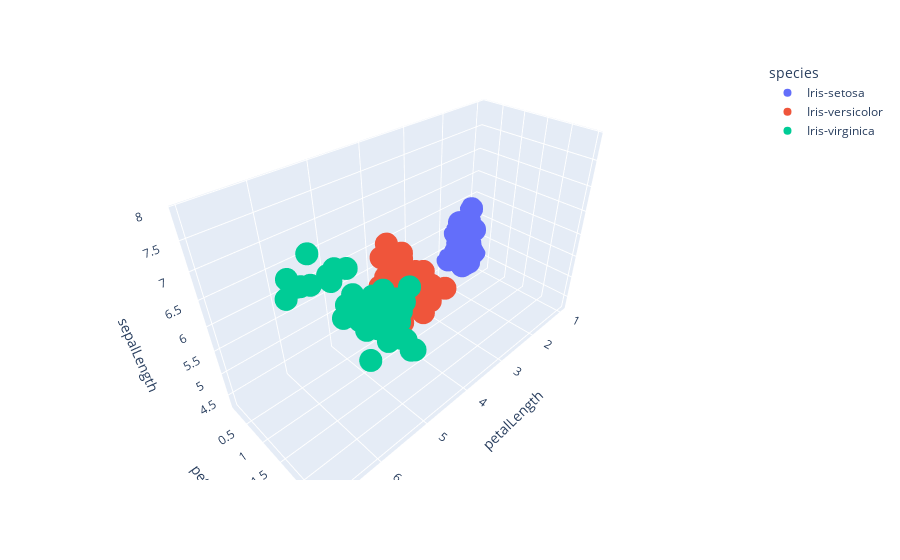

The cell this chart's notebook holds for it:
### Code cell
px.scatter_3d(irisdf,x='petalLength',y='petalWidth',z='sepalLength',color='species')

### Figure 1 — Plotly figure (JSON) as saved in the notebook; plotly's stock layout.template omitted (floating-point values rounded to 4 significant figures)
{"data": [{"hovertemplate": "species=Iris-setosa<br>petalLength=%{x}<br>petalWidth=%{y}<br>sepalLength=%{z}<extra></extra>", "legendgroup": "Iris-setosa", "marker": {"color": "#636efa", "symbol": "circle"}, "mode": "markers", "name": "Iris-setosa", "scene": "scene", "showlegend": true, "type": "scatter3d", "x": [1.4, 1.4, 1.3, 1.5, 1.4, 1.7, 1.4, 1.5, 1.4, 1.5, 1.5, 1.6, 1.4, 1.1, 1.2, 1.5, 1.3, 1.4, 1.7, 1.5, 1.7, 1.5, 1, 1.7, 1.9, 1.6, 1.6, 1.5, 1.4, 1.6, 1.6, 1.5, 1.5, 1.4, 1.5, 1.2, 1.3, 1.5, 1.3, 1.5, 1.3, 1.3, 1.3, 1.6, 1.9, 1.4, 1.6, 1.4, 1.5, 1.4], "y": [0.2, 0.2, 0.2, 0.2, 0.2, 0.4, 0.3, 0.2, 0.2, 0.1, 0.2, 0.2, 0.1, 0.1, 0.2, 0.4, 0.4, 0.3, 0.3, 0.3, 0.2, 0.4, 0.2, 0.5, 0.2, 0.2, 0.4, 0.2, 0.2, 0.2, 0.2, 0.4, 0.1, 0.2, 0.1, 0.2, 0.2, 0.1, 0.2, 0.2, 0.3, 0.3, 0.2, 0.6, 0.4, 0.3, 0.2, 0.2, 0.2, 0.2], "z": [5.1, 4.9, 4.7, 4.6, 5, 5.4, 4.6, 5, 4.4, 4.9, 5.4, 4.8, 4.8, 4.3, 5.8, 5.7, 5.4, 5.1, 5.7, 5.1, 5.4, 5.1, 4.6, 5.1, 4.8, 5, 5, 5.2, 5.2, 4.7, 4.8, 5.4, 5.2, 5.5, 4.9, 5, 5.5, 4.9, 4.4, 5.1, 5, 4.5, 4.4, 5, 5.1, 4.8, 5.1, 4.6, 5.3, 5]}, {"hovertemplate": "species=Iris-versicolor<br>petalLength=%{x}<br>petalWidth=%{y}<br>sepalLength=%{z}<extra></extra>", "legendgroup": "Iris-versicolor", "marker": {"color": "#EF553B", "symbol": "circle"}, "mode": "markers", "name": "Iris-versicolor", "scene": "scene", "showlegend": true, "type": "scatter3d", "x": [4.7, 4.5, 4.9, 4, 4.6, 4.5, 4.7, 3.3, 4.6, 3.9, 3.5, 4.2, 4, 4.7, 3.6, 4.4, 4.5, 4.1, 4.5, 3.9, 4.8, 4, 4.9, 4.7, 4.3, 4.4, 4.8, 5, 4.5, 3.5, 3.8, 3.7, 3.9, 5.1, 4.5, 4.5, 4.7, 4.4, 4.1, 4, 4.4, 4.6, 4, 3.3, 4.2, 4.2, 4.2, 4.3, 3, 4.1], "y": [1.4, 1.5, 1.5, 1.3, 1.5, 1.3, 1.6, 1, 1.3, 1.4, 1, 1.5, 1, 1.4, 1.3, 1.4, 1.5, 1, 1.5, 1.1, 1.8, 1.3, 1.5, 1.2, 1.3, 1.4, 1.4, 1.7, 1.5, 1, 1.1, 1, 1.2, 1.6, 1.5, 1.6, 1.5, 1.3, 1.3, 1.3, 1.2, 1.4, 1.2, 1, 1.3, 1.2, 1.3, 1.3, 1.1, 1.3], "z": [7, 6.4, 6.9, 5.5, 6.5, 5.7, 6.3, 4.9, 6.6, 5.2, 5, 5.9, 6, 6.1, 5.6, 6.7, 5.6, 5.8, 6.2, 5.6, 5.9, 6.1, 6.3, 6.1, 6.4, 6.6, 6.8, 6.7, 6, 5.7, 5.5, 5.5, 5.8, 6, 5.4, 6, 6.7, 6.3, 5.6, 5.5, 5.5, 6.1, 5.8, 5, 5.6, 5.7, 5.7, 6.2, 5.1, 5.7]}, {"hovertemplate": "species=Iris-virginica<br>petalLength=%{x}<br>petalWidth=%{y}<br>sepalLength=%{z}<extra></extra>", "legendgroup": "Iris-virginica", "marker": {"color": "#00cc96", "symbol": "circle"}, "mode": "markers", "name": "Iris-virginica", "scene": "scene", "showlegend": true, "type": "scatter3d", "x": [6, 5.1, 5.9, 5.6, 5.8, 6.6, 4.5, 6.3, 5.8, 6.1, 5.1, 5.3, 5.5, 5, 5.1, 5.3, 5.5, 6.7, 6.9, 5, 5.7, 4.9, 6.7, 4.9, 5.7, 6, 4.8, 4.9, 5.6, 5.8, 6.1, 6.4, 5.6, 5.1, 5.6, 6.1, 5.6, 5.5, 4.8, 5.4, 5.6, 5.1, 5.1, 5.9, 5.7, 5.2, 5, 5.2, 5.4, 5.1], "y": [2.5, 1.9, 2.1, 1.8, 2.2, 2.1, 1.7, 1.8, 1.8, 2.5, 2, 1.9, 2.1, 2, 2.4, 2.3, 1.8, 2.2, 2.3, 1.5, 2.3, 2, 2, 1.8, 2.1, 1.8, 1.8, 1.8, 2.1, 1.6, 1.9, 2, 2.2, 1.5, 1.4, 2.3, 2.4, 1.8, 1.8, 2.1, 2.4, 2.3, 1.9, 2.3, 2.5, 2.3, 1.9, 2, 2.3, 1.8], "z": [6.3, 5.8, 7.1, 6.3, 6.5, 7.6, 4.9, 7.3, 6.7, 7.2, 6.5, 6.4, 6.8, 5.7, 5.8, 6.4, 6.5, 7.7, 7.7, 6, 6.9, 5.6, 7.7, 6.3, 6.7, 7.2, 6.2, 6.1, 6.4, 7.2, 7.4, 7.9, 6.4, 6.3, 6.1, 7.7, 6.3, 6.4, 6, 6.9, 6.7, 6.9, 5.8, 6.8, 6.7, 6.7, 6.3, 6.5, 6.2, 5.9]}], "layout": {"legend": {"title": {"text": "species"}, "tracegroupgap": 0}, "margin": {"t": 60}, "scene": {"domain": {"x": [0, 1], "y": [0, 1]}, "xaxis": {"title": {"text": "petalLength"}}, "yaxis": {"title": {"text": "petalWidth"}}, "zaxis": {"title": {"text": "sepalLength"}}}}}
